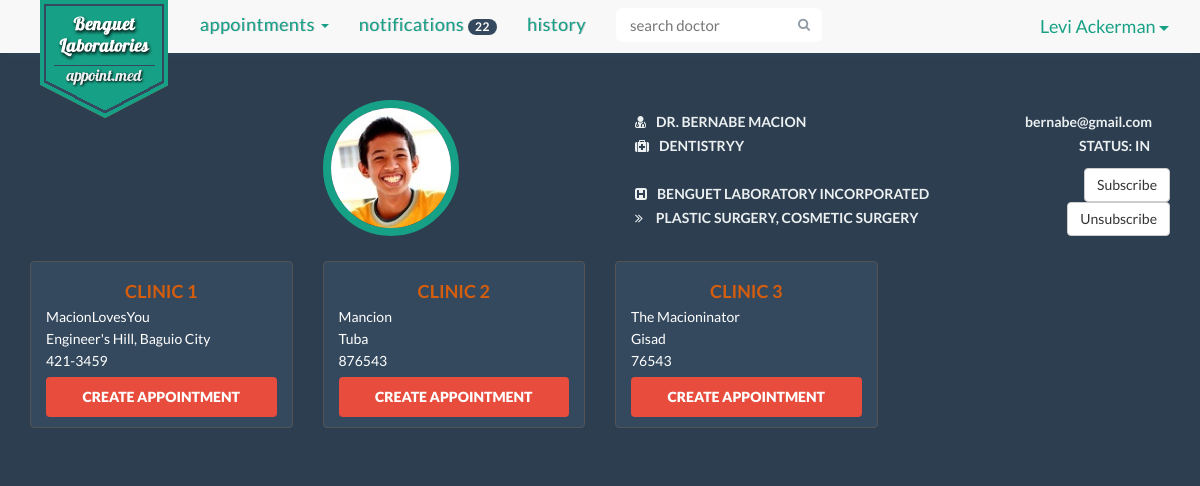
Screenshot of /doctor.php?id=2015Macion (signed in) with the database file from the repository.
### tables this page shows
CREATE TABLE IF NOT EXISTS `patient` (
  `patient_id` varchar(100) NOT NULL,
  `patient_name` text NOT NULL,
  `patient_contact` varchar(100) NOT NULL,
  `birthdate` varchar(100) NOT NULL,
  `email` varchar(100) NOT NULL,
  `patient_category` enum('Adult','Child') NOT NULL,
  `age` int(100) NOT NULL,
  `username` varchar(100) NOT NULL,
  `appointment_id` int(100) DEFAULT NULL,
  `occupation` text,
  PRIMARY KEY (`patient_id`),
  KEY `username` (`username`,`appointment_id`),
  KEY `appointment_id` (`appointment_id`)
);

CREATE TABLE IF NOT EXISTS `doctor` (
  `doctor_id` varchar(100) NOT NULL,
  `doctor_name` text NOT NULL,
  `specialization` text NOT NULL,
  `doctor_status` enum('On Leave','Emergency','In','Out','Sick Leave') NOT NULL,
  `email` varchar(100) NOT NULL,
  `username` varchar(100) NOT NULL,
  PRIMARY KEY (`doctor_id`),
  KEY `username` (`username`)
);

CREATE TABLE IF NOT EXISTS `clinic` (
  `clinic_id` int(100) NOT NULL AUTO_INCREMENT,
  `clinic_location` varchar(200) NOT NULL,
  `clinic_name` text NOT NULL,
  `clinic_contact` varchar(50) NOT NULL,
  `doctor_id` varchar(100) NOT NULL,
  PRIMARY KEY (`clinic_id`),
  KEY `doctor_id` (`doctor_id`)
);

### doctor.php (the view, shortened to what this page needs)
<!DOCTYPE html>
<html lang="en">
<head>
</head>
    <?php
        include 'include/head.php';
        include 'connectdatabase.php';
    ?>
  <body>
    <div class="container">
        <?php
            $doctor_id= mysqli_real_escape_string($con, $_GET['id']);
            $username = $_SESSION['username'];
            $result = mysqli_query($con, "SELECT * FROM patient WHERE username LIKE '$username'" );
            $p_row =  mysqli_fetch_array($result);
            $patient_n = $p_row['patient_name'];
            $c_result = mysqli_query($con, "SELECT * FROM clinic WHERE doctor_id LIKE '$doctor_id'");
            $result = mysqli_query($con, "SELECT * FROM doctor WHERE doctor_id LIKE '$doctor_id'" );
            $d_row =  mysqli_fetch_array($result);
        ?>
        <?php
            include 'include/pt-nav-start.php';
        ?>
                    <ul class="nav navbar-nav">
                        <li class="dropdown">
                            <a href="#" class="dropdown-toggle" data-toggle="dropdown" role="button" aria-expanded="false">Appointments <span class="caret"></span></a>
                        </li>
                        <li><a href="notifications.php">Notifications <span class="badge">22</span></a></li>
                        <li><a href="history.php">History</a></li>
        <?php
            include 'include/pt-nav-end.php';
        ?>
        <div class="container-fluid" id="doctor-info">
            <div class="row">
                <div class="col-xs-12 col-md-2 col-md-offset-3 d-pic">
                      <img src="img/profile/<?php
                            $file = "img/profile/".$doctor_id.".jpg";
                            if(file_exists($file)){
                                echo $doctor_id;
                            }else{
                                echo 'profile';
                            } ?>.jpg">
                </div>
                <div class="col-xs-12 col-md-4 col-md-offset-1">
                    <div class="d-info">
                        <ul>
                            <li><i class="fa fa-user-md"></i>Dr. <?php echo strtoupper($d_row['doctor_name']); ?></li>
                            <li><i class="fa fa-medkit"></i><?php echo $d_row['specialization']; ?>y</li>
                            <br>
                            <li><i class="fa fa-h-square"></i>Benguet Laboratory Incorporated</li>
                            <li><i class="fa fa-angle-double-right"></i> Plastic Surgery, Cosmetic Surgery</li>
                        </ul>
                    </div>
                </div>
                <div class="col-md-2 text-right">
                    <div class="d-info">
                        <ul>
                            <li class="email"><?php echo $d_row['email']; ?></li>
                            <li>Status: <?php echo strtoupper($d_row['doctor_status']);?></li>
                        </ul>
                        <form action="subscribe.php" method="post" class="subs">
                            <input type="submit" class="btn btn-default" name="subs" value="Subscribe">
                            <input type="submit" class="btn btn-default" name="unsubs" value="Unsubscribe">
                        </form>
                    </div>
                </div>
            </div>
        </div>
        <div class="container-fluid" id="clinics">
            <div class="row">
                <?php
                          $count = 0;
                    while($c_row = mysqli_fetch_array($c_result)){
                        $count++;
                        echo '<div class="col-xs-12 col-md-3">';
                        echo '<div class="clinic-box">';
                        echo '<h4> Clinic '.$count.'</h4>';
                        echo '<p>'. $c_row['clinic_name']. '</p>' ;
                        echo '<p>'. $c_row['clinic_location']. '</p>' ;
                        echo '<p>'. $c_row['clinic_contact'] .'</p>';
                        echo ' <button type="button" class="btn btn-default create-btn btn-noborder" data-toggle="modal" data-target=".bs-example-modal-sm">
                            <span class="fui-new"> </span>Create Appointment</button>';
                                               echo '</div>';
                        echo '</div>';
                    }
                ?>
            </div>
        </div>
    </div>
  </body>
</html>

### include/pt-nav-end.php (shortened to what this page needs)
                <form class="navbar-form navbar-right" method="post" role="search">
                    <div class="input-group search-bar">
                        <input type="text" class="form-control" name="search" placeholder="search doctor" id="inputSearch">
                        <span class="input-group-btn">
                            <button type="submit" class="btn"><i class="fa fa-search"></i></button>
                        </span>
                    </div>
                </form>
            </ul>
            <div class="btn-group navbar-right signedin">
                <button type="button" class="btn btn-default btn-lg btn-noborder dropdown-toggle hidden-xs hidden-sm" data-toggle="dropdown" aria-expanded="false">
                    <?php echo $patient_n ?>
                    <span class="caret"></span>
                </button>
            </div>
        </div>
    </div>
</nav>

### css/styles.css (style rules this page uses)
* { margin: 0; padding: 0; }
body { padding-top: 80px; font-family: "Lato", Arial, sans-serif; color: #34495e; font-size: 18px; line-height: 1.72222; background-color: #2C3E50; }
a { color: #16a085 !important; -webkit-transition: .25s; transition: .25s; }
h1, h2, h3, h4 { font-family: inherit; font-weight: 700; line-height: 1.1; color: inherit; }
.container { padding-left: 0 !important; padding-right: 0 !important; }
i.fa.fa-user-md { padding-right: 10px; }
nav > div > div > ul > li > a { font-size: 18px; letter-spacing: 0.5px; text-transform: lowercase; border-bottom: 3px solid #f8f8f8; text-shadow: 1px 0px 0px rgba(52, 73, 94, 0.3); }
.navbar-default .navbar-form .search-bar { width: 90%; margin: 0 auto; }
.navbar-default .navbar-form .form-control { border-color: transparent; }
.navbar-default .navbar-form .btn { color: #919ba4; border-color: transparent; }
.navbar-form .btn { height: 34px; padding: 5px 10px; font-size: 13px; line-height: 1.4; border-radius: 6px; }
.navbar-form .btn { margin: 0; }
.input-group-btn .btn { background-color: #fff; border: 2px solid #bdc3c7; border-left: 0; }
.signedin { margin-top: 5px; }
.signedin .btn-noborder { color: #16a085; }
.badge { padding: 2px 7px; background-color: #34495E; }
.search-bar .form-control { border-right: 0; border-top-left-radius: 6px !important; border-bottom-left-radius: 6px !important; }
.search-bar .form-control, .input-group-btn .btn { -webkit-transition: all .5s; transition: all .5s; }
.input-group { width: 100%; }
.form-control { padding: 8px 12px; font-size: 15px !important; line-height: 1.467; color: #34495e; border: 2px solid #bdc3c7; box-shadow: none; -webkit-transition: border .25s linear, color .25s linear, background-color .25s linear; transition: border .25s linear, color .25s linear, background-color .25s linear; }
.btn-default.create-btn { width: 100%; padding: 10px 19px; color: #fff !important; background-color: #E74C3C; font-weight: 800; text-transform: uppercase; }
.btn-noborder { border: 0; background: none; }
.search-bar { width: 195px; }
#doctor-info, #patient-info { margin: 20px 0; color: #ECF0F1; font-size: 14px; }
#doctor-info img, #patient-info img, .doctors-full-list img { height: 136px; width: 136px; margin: 0 auto; border: 8px solid #16A085; border-radius: 50%; }
.d-info ul, .p-info ul { margin: 10px 0; list-style: none; text-transform: uppercase; font-weight: 600; }
.p-info ul i, .d-info ul i { padding-right: 10px; }
.p-info ul li, .d-info ul li { margin: 0 10px; padding: 0 10px; }
.email { text-transform: lowercase !important; }
#clinics { margin: 20px 0; font-size: 14px; }
.clinic-box { margin-bottom: 10px; padding: 10px 15px; background: #34495E; border: 1px solid #545454; border-radius: 4px; }
.clinic-box h4 { color: rgb(212, 93, 14); text-align: center; text-transform: uppercase; }
.clinic-box p { color: #fff; line-height: 12px; }

### doctor.php (style rules this page uses)
a { text-decoration: none; background: #3bb998; color:#FFFFFF; cursor: pointer; }

### rows the page displays
patient: patient_name "Levi Ackerman"
doctor: doctor_name "BERNABE MACION", specialization "DENTISTRY", email "bernabe@gmail.com", doctor_status "IN"
clinic: clinic_name "MacionLovesYou", clinic_location "Engineer's Hill, Baguio City", clinic_contact "421-3459"
clinic: clinic_name "Mancion", clinic_location "Tuba", clinic_contact "876543"
clinic: clinic_name "The Macioninator", clinic_location "Gisad", clinic_contact "76543"
